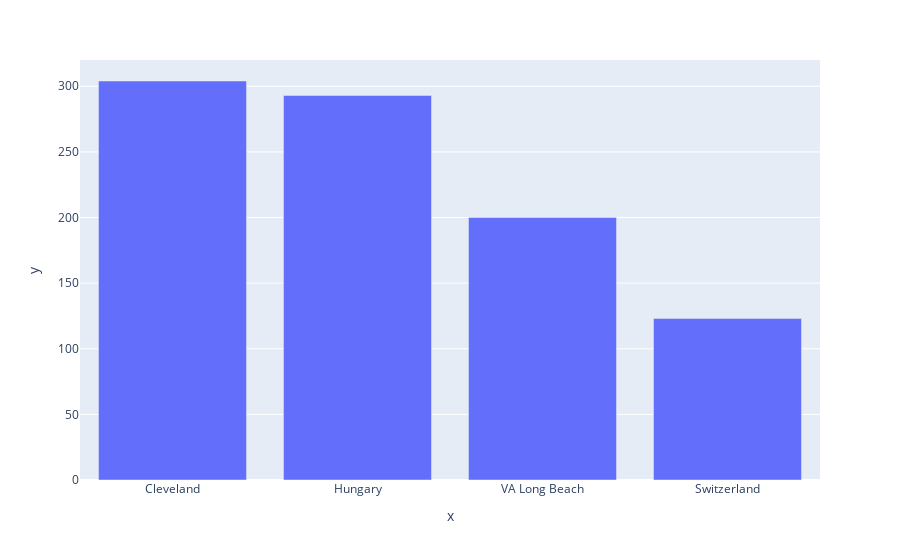

Here is the notebook cell this chart was saved with:
### Code cell
# better plot with plotly 

fig = px.bar(x=df['dataset'].value_counts().index,y=df['dataset'].value_counts().values)
fig.show()

### Figure 1 — Plotly figure (JSON) as saved in the notebook; plotly's stock layout.template omitted (floating-point values rounded to 4 significant figures)
{"data": [{"alignmentgroup": "True", "hovertemplate": "x=%{x}<br>y=%{y}<extra></extra>", "legendgroup": "", "marker": {"color": "#636efa", "pattern": {"shape": ""}}, "name": "", "offsetgroup": "", "orientation": "v", "showlegend": false, "textposition": "auto", "type": "bar", "x": ["Cleveland", "Hungary", "VA Long Beach", "Switzerland"], "xaxis": "x", "y": [304, 293, 200, 123], "yaxis": "y"}], "layout": {"barmode": "relative", "legend": {"tracegroupgap": 0}, "margin": {"t": 60}, "xaxis": {"anchor": "y", "domain": [0, 1], "title": {"text": "x"}}, "yaxis": {"anchor": "x", "domain": [0, 1], "title": {"text": "y"}}}}
